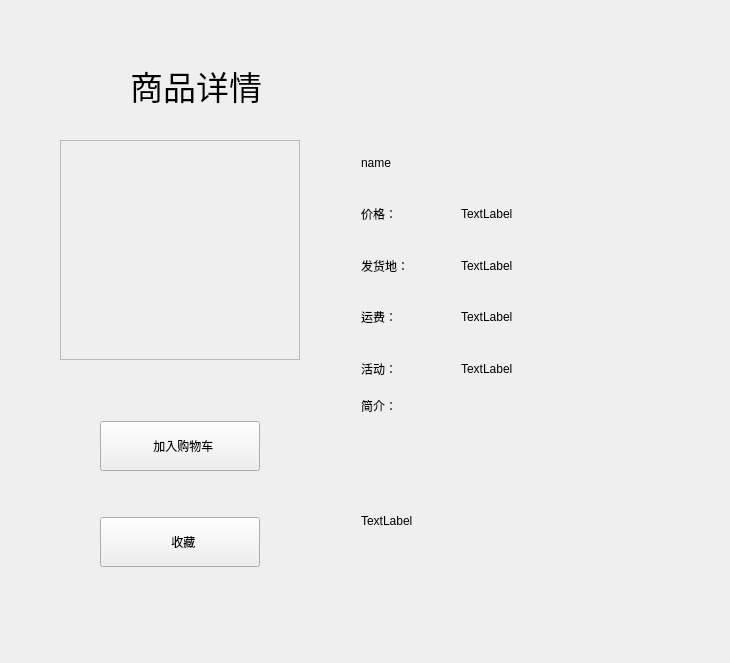
<?xml version="1.0" encoding="UTF-8"?>
<ui version="4.0">
 <class>productDetails</class>
 <widget class="QWidget" name="productDetails">
  <property name="geometry">
   <rect>
    <x>0</x>
    <y>0</y>
    <width>730</width>
    <height>663</height>
   </rect>
  </property>
  <property name="windowTitle">
   <string>Form</string>
  </property>
  <widget class="QLabel" name="label">
   <property name="geometry">
    <rect>
     <x>40</x>
     <y>40</y>
     <width>81</width>
     <height>81</height>
    </rect>
   </property>
   <property name="text">
    <string/>
   </property>
   <property name="pixmap">
    <pixmap resource="img.qrc">:/img/img/productDetail.png</pixmap>
   </property>
   <property name="scaledContents">
    <bool>true</bool>
   </property>
  </widget>
  <widget class="QLabel" name="label_2">
   <property name="geometry">
    <rect>
     <x>130</x>
     <y>60</y>
     <width>181</width>
     <height>51</height>
    </rect>
   </property>
   <property name="font">
    <font>
     <pointsize>25</pointsize>
    </font>
   </property>
   <property name="text">
    <string>商品详情</string>
   </property>
  </widget>
  <widget class="QWidget" name="">
   <property name="geometry">
    <rect>
     <x>60</x>
     <y>140</y>
     <width>601</width>
     <height>481</height>
    </rect>
   </property>
   <layout class="QHBoxLayout" name="horizontalLayout_5">
    <item>
     <layout class="QVBoxLayout" name="verticalLayout_2">
      <item>
       <widget class="QLabel" name="img">
        <property name="minimumSize">
         <size>
          <width>220</width>
          <height>220</height>
         </size>
        </property>
        <property name="autoFillBackground">
         <bool>false</bool>
        </property>
        <property name="frameShape">
         <enum>QFrame::StyledPanel</enum>
        </property>
        <property name="frameShadow">
         <enum>QFrame::Plain</enum>
        </property>
        <property name="text">
         <string/>
        </property>
        <property name="scaledContents">
         <bool>true</bool>
        </property>
       </widget>
      </item>
      <item>
       <spacer name="verticalSpacer_2">
        <property name="orientation">
         <enum>Qt::Vertical</enum>
        </property>
        <property name="sizeHint" stdset="0">
         <size>
          <width>20</width>
          <height>40</height>
         </size>
        </property>
       </spacer>
      </item>
      <item>
       <layout class="QVBoxLayout" name="verticalLayout_4">
        <item>
         <layout class="QHBoxLayout" name="horizontalLayout_6">
          <item>
           <spacer name="horizontalSpacer_2">
            <property name="orientation">
             <enum>Qt::Horizontal</enum>
            </property>
            <property name="sizeHint" stdset="0">
             <size>
              <width>40</width>
              <height>20</height>
             </size>
            </property>
           </spacer>
          </item>
          <item>
           <widget class="QPushButton" name="addToCart">
            <property name="minimumSize">
             <size>
              <width>160</width>
              <height>50</height>
             </size>
            </property>
            <property name="maximumSize">
             <size>
              <width>160</width>
              <height>16777215</height>
             </size>
            </property>
            <property name="text">
             <string>  加入购物车</string>
            </property>
            <property name="icon">
             <iconset resource="img.qrc">
              <normaloff>:/img/img/cart.png</normaloff>:/img/img/cart.png</iconset>
            </property>
            <property name="iconSize">
             <size>
              <width>25</width>
              <height>25</height>
             </size>
            </property>
           </widget>
          </item>
          <item>
           <spacer name="horizontalSpacer_3">
            <property name="orientation">
             <enum>Qt::Horizontal</enum>
            </property>
            <property name="sizeHint" stdset="0">
             <size>
              <width>40</width>
              <height>20</height>
             </size>
            </property>
           </spacer>
          </item>
         </layout>
        </item>
        <item>
         <spacer name="verticalSpacer_3">
          <property name="orientation">
           <enum>Qt::Vertical</enum>
          </property>
          <property name="sizeHint" stdset="0">
           <size>
            <width>20</width>
            <height>40</height>
           </size>
          </property>
         </spacer>
        </item>
        <item>
         <layout class="QHBoxLayout" name="horizontalLayout_7">
          <item>
           <spacer name="horizontalSpacer_4">
            <property name="orientation">
             <enum>Qt::Horizontal</enum>
            </property>
            <property name="sizeHint" stdset="0">
             <size>
              <width>40</width>
              <height>20</height>
             </size>
            </property>
           </spacer>
          </item>
          <item>
           <widget class="QPushButton" name="favorite">
            <property name="minimumSize">
             <size>
              <width>160</width>
              <height>50</height>
             </size>
            </property>
            <property name="maximumSize">
             <size>
              <width>160</width>
              <height>16777215</height>
             </size>
            </property>
            <property name="text">
             <string>  收藏</string>
            </property>
            <property name="icon">
             <iconset resource="img.qrc">
              <normaloff>:/img/img/favorite.png</normaloff>:/img/img/favorite.png</iconset>
            </property>
            <property name="iconSize">
             <size>
              <width>25</width>
              <height>25</height>
             </size>
            </property>
           </widget>
          </item>
          <item>
           <spacer name="horizontalSpacer_5">
            <property name="orientation">
             <enum>Qt::Horizontal</enum>
            </property>
            <property name="sizeHint" stdset="0">
             <size>
              <width>40</width>
              <height>20</height>
             </size>
            </property>
           </spacer>
          </item>
         </layout>
        </item>
       </layout>
      </item>
      <item>
       <spacer name="verticalSpacer">
        <property name="orientation">
         <enum>Qt::Vertical</enum>
        </property>
        <property name="sizeHint" stdset="0">
         <size>
          <width>20</width>
          <height>40</height>
         </size>
        </property>
       </spacer>
      </item>
     </layout>
    </item>
    <item>
     <spacer name="horizontalSpacer">
      <property name="orientation">
       <enum>Qt::Horizontal</enum>
      </property>
      <property name="sizeHint" stdset="0">
       <size>
        <width>40</width>
        <height>20</height>
       </size>
      </property>
     </spacer>
    </item>
    <item>
     <layout class="QVBoxLayout" name="verticalLayout">
      <item>
       <widget class="QLabel" name="name">
        <property name="minimumSize">
         <size>
          <width>300</width>
          <height>0</height>
         </size>
        </property>
        <property name="text">
         <string>name</string>
        </property>
       </widget>
      </item>
      <item>
       <layout class="QHBoxLayout" name="horizontalLayout">
        <item>
         <widget class="QLabel" name="label_4">
          <property name="text">
           <string>价格：</string>
          </property>
         </widget>
        </item>
        <item>
         <widget class="QLabel" name="price">
          <property name="minimumSize">
           <size>
            <width>200</width>
            <height>0</height>
           </size>
          </property>
          <property name="text">
           <string>TextLabel</string>
          </property>
         </widget>
        </item>
       </layout>
      </item>
      <item>
       <layout class="QHBoxLayout" name="horizontalLayout_2">
        <item>
         <widget class="QLabel" name="label_3">
          <property name="text">
           <string>发货地：</string>
          </property>
         </widget>
        </item>
        <item>
         <widget class="QLabel" name="city">
          <property name="minimumSize">
           <size>
            <width>200</width>
            <height>0</height>
           </size>
          </property>
          <property name="text">
           <string>TextLabel</string>
          </property>
         </widget>
        </item>
       </layout>
      </item>
      <item>
       <layout class="QHBoxLayout" name="horizontalLayout_3">
        <item>
         <widget class="QLabel" name="label_6">
          <property name="text">
           <string>运费：</string>
          </property>
         </widget>
        </item>
        <item>
         <widget class="QLabel" name="shipping">
          <property name="minimumSize">
           <size>
            <width>200</width>
            <height>0</height>
           </size>
          </property>
          <property name="text">
           <string>TextLabel</string>
          </property>
         </widget>
        </item>
       </layout>
      </item>
      <item>
       <layout class="QHBoxLayout" name="horizontalLayout_4">
        <item>
         <widget class="QLabel" name="label_7">
          <property name="text">
           <string>活动：</string>
          </property>
         </widget>
        </item>
        <item>
         <widget class="QLabel" name="discounts">
          <property name="minimumSize">
           <size>
            <width>200</width>
            <height>0</height>
           </size>
          </property>
          <property name="text">
           <string>TextLabel</string>
          </property>
         </widget>
        </item>
       </layout>
      </item>
      <item>
       <layout class="QVBoxLayout" name="verticalLayout_3">
        <item>
         <widget class="QLabel" name="label_8">
          <property name="text">
           <string>简介：</string>
          </property>
         </widget>
        </item>
        <item>
         <widget class="QLabel" name="info">
          <property name="minimumSize">
           <size>
            <width>60</width>
            <height>200</height>
           </size>
          </property>
          <property name="text">
           <string>TextLabel</string>
          </property>
         </widget>
        </item>
       </layout>
      </item>
     </layout>
    </item>
   </layout>
  </widget>
  <zorder>label</zorder>
  <zorder>label_2</zorder>
  <zorder>img</zorder>
  <zorder>name</zorder>
  <zorder>label_3</zorder>
  <zorder>label_4</zorder>
  <zorder>price</zorder>
  <zorder>label_6</zorder>
  <zorder>label_7</zorder>
  <zorder>label_8</zorder>
  <zorder>city</zorder>
  <zorder>shipping</zorder>
  <zorder>discounts</zorder>
  <zorder>info</zorder>
  <zorder>verticalSpacer</zorder>
  <zorder>verticalSpacer</zorder>
  <zorder>horizontalSpacer</zorder>
  <zorder>favorite</zorder>
  <zorder>addToCart</zorder>
  <zorder></zorder>
  <zorder>horizontalSpacer_2</zorder>
  <zorder>horizontalSpacer_3</zorder>
  <zorder>horizontalSpacer_4</zorder>
  <zorder>horizontalSpacer_5</zorder>
 </widget>
 <resources>
  <include location="img.qrc"/>
 </resources>
 <connections/>
</ui>
